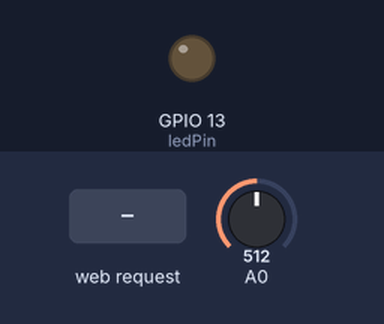
The sketch below on a simulated ESP8266 (NodeMCU). Shown: output pins drawn as LEDs (lit = HIGH). Inputs (shaded band) come from the test bench; at power-on: A0 = 512. WiFi joins after 1.5 s; servers stay silent unless stated; what the sketch prints to the serial monitor is not drawn.

Above: at 2.7 s.
2.8 s: HTTP request GET /LED=ON received
At 4.0 s:
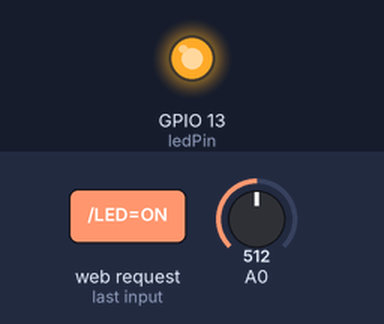
4.3 s: HTTP request GET /LED=OFF received
At 5.1 s:
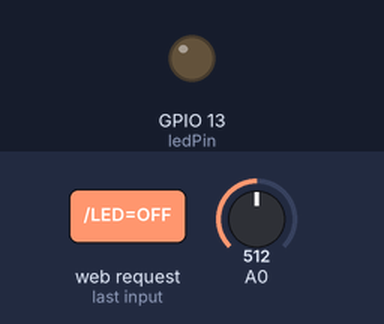
Timing chart, 0 to 7.3 s (numbered marks = the images above; inputs shaded):
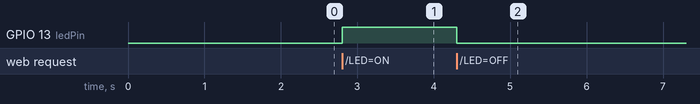

Measured:
- after the input at 2.8 s, GPIO 13 (ledPin): LOW → HIGH at once
- after the input at 4.3 s, GPIO 13 (ledPin): HIGH → LOW at once

The sketch:

nodeMCU_blink.ino
```cpp
#include <ESP8266WiFi.h>

const char* ssid="typhoon";
const char* password = "23923836091946991609196211";

int ledPin = 13;
int value = LOW;
int sensorReading = 0;

WiFiServer server(80);

void setup() {
   Serial.begin(115200);
   delay(10);

   pinMode(ledPin, OUTPUT);
   digitalWrite(ledPin, LOW);

   Serial.println();
   Serial.println();
   Serial.print("Connecting to ");
   Serial.println(ssid);

   WiFi.begin(ssid, password);

   while(WiFi.status() != WL_CONNECTED) {
      delay(500);
      Serial.print(".");
   }

   Serial.println("");
   Serial.println("WiFi connected");

   server.begin();
   Serial.println("Server started");
   Serial.print("Use this URL to connect:");
   Serial.print("http://");
   Serial.print(WiFi.localIP());
   Serial.println("/");
}

void loop() {


   //int sensorReading = analogRead(17);

   WiFiClient client = server.available();
   if (!client) {
      return;
   }

   Serial.println("new client");
   while(!client.available()) {
     delay(1);
   }

   String request = client.readStringUntil('\r');
   Serial.println(request);
   client.flush();


   if(request.indexOf("/LED=ON") != -1) {
       digitalWrite(ledPin, HIGH);
       value = HIGH;
   }
   if(request.indexOf("/LED=OFF") != -1) {
       digitalWrite(ledPin, LOW);
       value = LOW;
   }
   sensorReading = analogRead(0);

   digitalWrite(ledPin, value);
   client.println("HTTP/1.1 200 OK");
   client.println("Content-Type: text/html");
   client.println("");
   client.println("<html><hr /><center>");
   client.println("<H1> IoT Control System </H1><br /> <hr />");
   // client.print("<H1>analog input is ");
   // client.print(sensorReading);
   // client.println("</H1>");
   client.println("<table><tr><td>");
   client.println("<a href=\"/LED=OFF\"><button> <H1> Turn Off </H1> </button></a>");
   client.println("</td>");
   client.println("<td> <-------------------->");
   client.println("</td><td>");
   client.println("<a href=\"/LED=ON\"> <button> <H1> Turn On </H1> </button> </a>");
   client.println("</td></tr></table>");
   client.println("<hr /></center></html>");

   delay(1);
   Serial.println("Client disconnected");
   Serial.println("");

}
```
